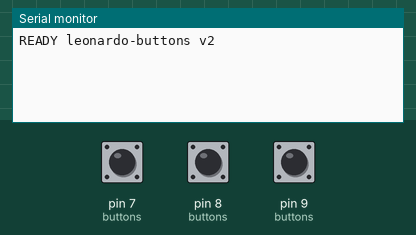
The sketch below on a simulated Arduino Leonardo, built with avr-gcc and run on an emulated ATmega32U4. Parts: the last lines printed to the serial monitor. The inputs (shaded band) are chosen by the test bench; at power-on: pin 7 (buttons) HIGH, pin 8 (buttons) HIGH, pin 9 (buttons) HIGH.

Above: at 1.2 s.
1.3 s: pin 7 (buttons) pulled LOW for 0.15 s
At 2.6 s:
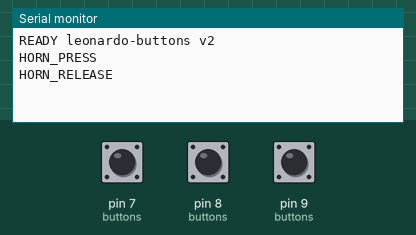
2.9 s: pin 8 (buttons) pulled LOW for 0.15 s
At 3.6 s:
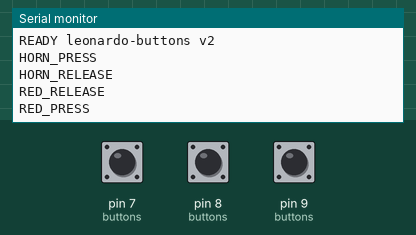
4.5 s: pin 9 (buttons) pulled LOW for 0.15 s
At 5.1 s:
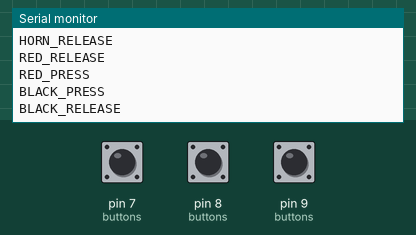

The sketch:

leonardo-buttons.ino
```cpp
/*
 * Arduino Leonardo firmware v2 — reports PHYSICAL buttons only. What each
 * button does (launch apps / pause / horn) is decided in Node
 * (src/lib/data-source.js), so remapping never needs a reflash.
 *
 * Wiring (all use INPUT_PULLUP, other terminal to GND):
 *   BLACK: NO contact, terminal 3 -> GND, terminal 4 -> D9
 *          idle HIGH, pressed LOW
 *   RED:   NC contact, terminal 1 -> GND, terminal 2 -> D8
 *          idle LOW (closed to GND), pressed HIGH (contact opens)
 *          (X1/X2 are the 230V lamp terminals - NOT connected to Arduino)
 *   HORN:  NO contact, one terminal -> GND, other -> D7
 *          idle HIGH, pressed LOW
 *
 * Output, one line per debounced press/release (never repeats while held):
 *   BLACK_PRESS  BLACK_RELEASE  RED_PRESS  RED_RELEASE  HORN_PRESS  HORN_RELEASE
 * Plus "READY leonardo-buttons v2" once at boot.
 *
 * Debounce: a change is only reported after the pin has been stable for
 * DEBOUNCE_MS. That rejects contact bounce AND short noise spikes (the RED
 * button housing carries a 230V lamp), at the cost of DEBOUNCE_MS latency.
 */

const unsigned long DEBOUNCE_MS = 20;

struct Button {
  int pin;
  bool pressedWhenHigh;
  bool lastReading;
  bool stableState;
  unsigned long lastChangeTime;
  const char* pressMsg;
  const char* releaseMsg;
};

Button buttons[] = {
  { 9, false, HIGH, HIGH, 0, "BLACK_PRESS", "BLACK_RELEASE" },
  { 8, true,  LOW,  LOW,  0, "RED_PRESS",   "RED_RELEASE" },
  { 7, false, HIGH, HIGH, 0, "HORN_PRESS",  "HORN_RELEASE" }
};
const int BUTTON_COUNT = sizeof(buttons) / sizeof(buttons[0]);

void setup() {
  Serial.begin(9600);
  for (int i = 0; i < BUTTON_COUNT; i++) {
    pinMode(buttons[i].pin, INPUT_PULLUP);
    // Seed with the current physical state so boot never fires a fake event.
    buttons[i].lastReading = digitalRead(buttons[i].pin);
    buttons[i].stableState = buttons[i].lastReading;
  }
}

void serviceButton(Button &b) {
  bool reading = digitalRead(b.pin);
  unsigned long now = millis();

  if (reading != b.lastReading) {
    b.lastChangeTime = now;
    b.lastReading = reading;
  }

  if (reading != b.stableState && (now - b.lastChangeTime) >= DEBOUNCE_MS) {
    b.stableState = reading;
    bool isPressed = b.pressedWhenHigh ? (reading == HIGH) : (reading == LOW);
    Serial.println(isPressed ? b.pressMsg : b.releaseMsg);
  }
}

bool announced = false;

void loop() {
  // Leonardo's USB serial only delivers once the host has opened the port,
  // so announce the version on first connection rather than in setup().
  if (!announced && Serial) {
    Serial.println("READY leonardo-buttons v2");
    announced = true;
  }
  if (!Serial) announced = false;

  for (int i = 0; i < BUTTON_COUNT; i++) {
    serviceButton(buttons[i]);
  }
}
```

Measured:
- after the input at 1.3 s, the serial monitor: prints a new line at once (image 1)
- after the input at 2.9 s, the serial monitor: prints a new line at once (image 2)
- after the input at 4.5 s, the serial monitor: prints a new line at once (image 3)
